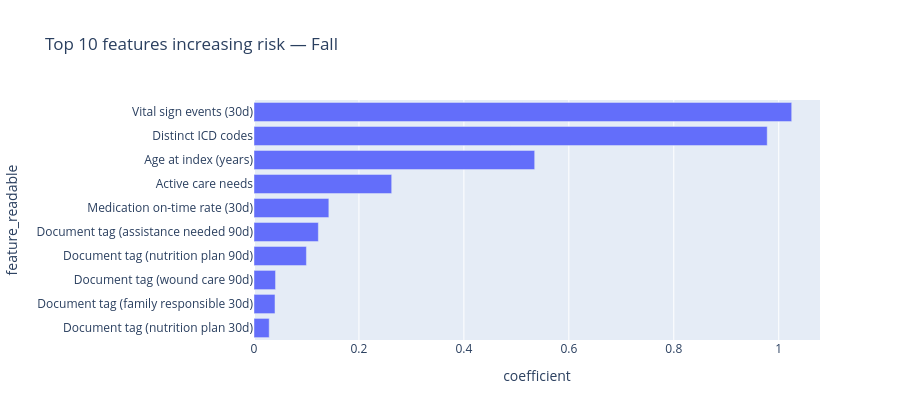
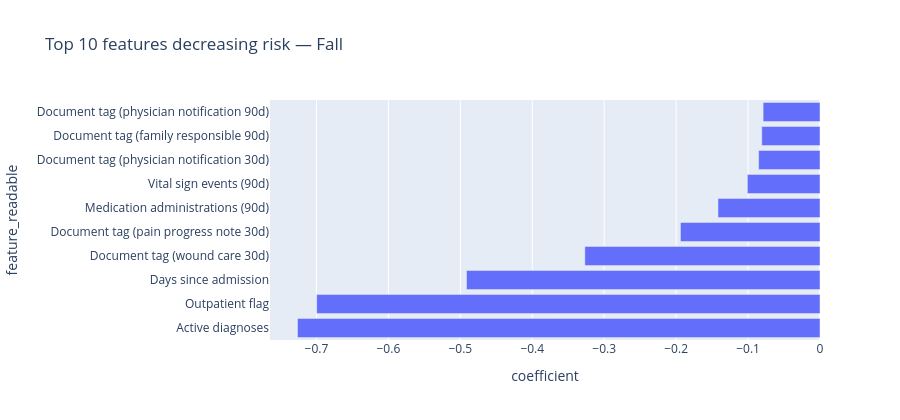
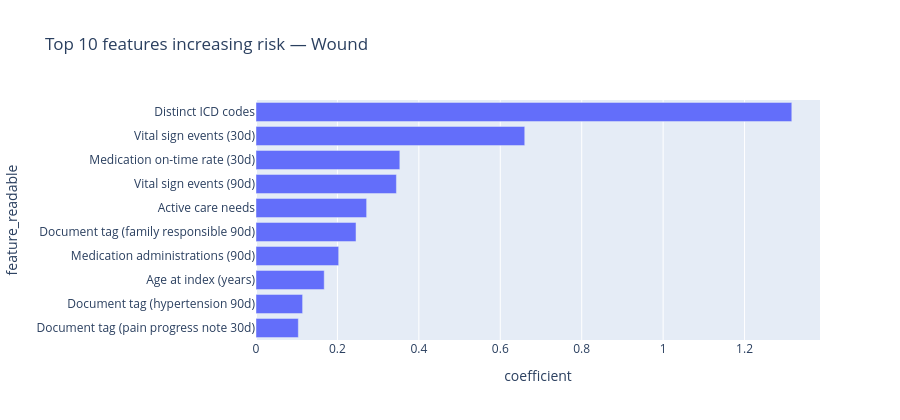
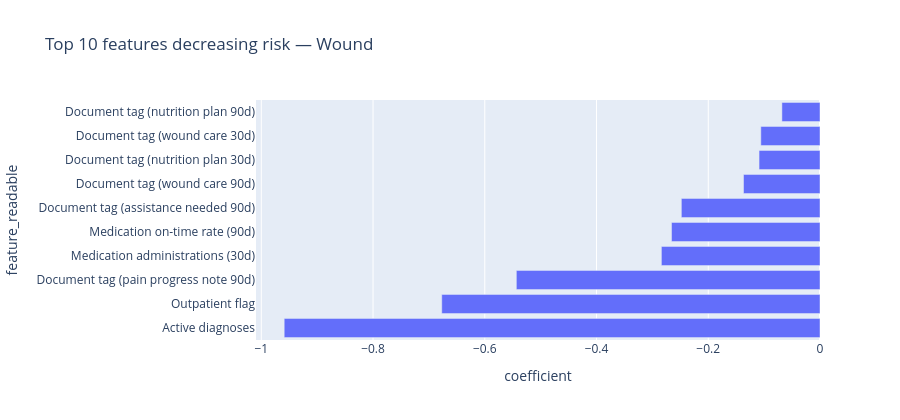

The notebook cell saved with these charts, in order:
### Code cell
def plot_top_features(incident_type, direction, n=10):
    sub = effects.loc[(effects['incident_type']==incident_type) & (effects['direction']==direction)]
    sub = sub.nlargest(n, 'abs_coefficient')
    title_dir = 'increasing' if direction == 'increases_risk' else 'decreasing'
    fig = px.bar(sub, x='coefficient', y='feature_readable', orientation='h',
        title=f'Top {n} features {title_dir} risk — {incident_type}')
    fig.update_layout(yaxis=dict(categoryorder='total ascending'), height=420)
    fig.show()

for lt in split_info['label_types']:
    plot_top_features(lt, 'increases_risk')
    plot_top_features(lt, 'decreases_risk')

### Figure 1 — Plotly figure (JSON) as saved in the notebook; plotly's stock layout.template omitted (floating-point values rounded to 4 significant figures)
{"data": [{"hovertemplate": "coefficient=%{x}<br>feature_readable=%{y}<extra></extra>", "legendgroup": "", "marker": {"color": "#636efa", "pattern": {"shape": ""}}, "name": "", "orientation": "h", "showlegend": false, "textposition": "auto", "type": "bar", "x": [1.025, 0.9781, 0.5349, 0.2624, 0.1426, 0.1226, 0.09991, 0.04105, 0.04, 0.02898], "xaxis": "x", "y": ["Vital sign events (30d)", "Distinct ICD codes", "Age at index (years)", "Active care needs", "Medication on-time rate (30d)", "Document tag (assistance needed 90d)", "Document tag (nutrition plan 90d)", "Document tag (wound care 90d)", "Document tag (family responsible 30d)", "Document tag (nutrition plan 30d)"], "yaxis": "y"}], "layout": {"barmode": "relative", "height": 420, "legend": {"tracegroupgap": 0}, "title": {"text": "Top 10 features increasing risk — Fall"}, "xaxis": {"anchor": "y", "domain": [0, 1], "title": {"text": "coefficient"}}, "yaxis": {"anchor": "x", "categoryorder": "total ascending", "domain": [0, 1], "title": {"text": "feature_readable"}}}}

### Figure 2 — Plotly figure (JSON) as saved in the notebook; plotly's stock layout.template omitted (floating-point values rounded to 4 significant figures)
{"data": [{"hovertemplate": "coefficient=%{x}<br>feature_readable=%{y}<extra></extra>", "legendgroup": "", "marker": {"color": "#636efa", "pattern": {"shape": ""}}, "name": "", "orientation": "h", "showlegend": false, "textposition": "auto", "type": "bar", "x": [-0.7264, -0.6997, -0.4914, -0.3269, -0.194, -0.1418, -0.101, -0.08532, -0.08093, -0.07907], "xaxis": "x", "y": ["Active diagnoses", "Outpatient flag", "Days since admission", "Document tag (wound care 30d)", "Document tag (pain progress note 30d)", "Medication administrations (90d)", "Vital sign events (90d)", "Document tag (physician notification 30d)", "Document tag (family responsible 90d)", "Document tag (physician notification 90d)"], "yaxis": "y"}], "layout": {"barmode": "relative", "height": 420, "legend": {"tracegroupgap": 0}, "title": {"text": "Top 10 features decreasing risk — Fall"}, "xaxis": {"anchor": "y", "domain": [0, 1], "title": {"text": "coefficient"}}, "yaxis": {"anchor": "x", "categoryorder": "total ascending", "domain": [0, 1], "title": {"text": "feature_readable"}}}}

### Figure 3 — Plotly figure (JSON) as saved in the notebook; plotly's stock layout.template omitted (floating-point values rounded to 4 significant figures)
{"data": [{"hovertemplate": "coefficient=%{x}<br>feature_readable=%{y}<extra></extra>", "legendgroup": "", "marker": {"color": "#636efa", "pattern": {"shape": ""}}, "name": "", "orientation": "h", "showlegend": false, "textposition": "auto", "type": "bar", "x": [1.316, 0.6601, 0.3533, 0.3449, 0.2717, 0.2457, 0.2031, 0.1676, 0.1145, 0.104], "xaxis": "x", "y": ["Distinct ICD codes", "Vital sign events (30d)", "Medication on-time rate (30d)", "Vital sign events (90d)", "Active care needs", "Document tag (family responsible 90d)", "Medication administrations (90d)", "Age at index (years)", "Document tag (hypertension 90d)", "Document tag (pain progress note 30d)"], "yaxis": "y"}], "layout": {"barmode": "relative", "height": 420, "legend": {"tracegroupgap": 0}, "title": {"text": "Top 10 features increasing risk — Wound"}, "xaxis": {"anchor": "y", "domain": [0, 1], "title": {"text": "coefficient"}}, "yaxis": {"anchor": "x", "categoryorder": "total ascending", "domain": [0, 1], "title": {"text": "feature_readable"}}}}

### Figure 4 — Plotly figure (JSON) as saved in the notebook; plotly's stock layout.template omitted (floating-point values rounded to 4 significant figures)
{"data": [{"hovertemplate": "coefficient=%{x}<br>feature_readable=%{y}<extra></extra>", "legendgroup": "", "marker": {"color": "#636efa", "pattern": {"shape": ""}}, "name": "", "orientation": "h", "showlegend": false, "textposition": "auto", "type": "bar", "x": [-0.959, -0.677, -0.5435, -0.2839, -0.2658, -0.2482, -0.1369, -0.1091, -0.1059, -0.06819], "xaxis": "x", "y": ["Active diagnoses", "Outpatient flag", "Document tag (pain progress note 90d)", "Medication administrations (30d)", "Medication on-time rate (90d)", "Document tag (assistance needed 90d)", "Document tag (wound care 90d)", "Document tag (nutrition plan 30d)", "Document tag (wound care 30d)", "Document tag (nutrition plan 90d)"], "yaxis": "y"}], "layout": {"barmode": "relative", "height": 420, "legend": {"tracegroupgap": 0}, "title": {"text": "Top 10 features decreasing risk — Wound"}, "xaxis": {"anchor": "y", "domain": [0, 1], "title": {"text": "coefficient"}}, "yaxis": {"anchor": "x", "categoryorder": "total ascending", "domain": [0, 1], "title": {"text": "feature_readable"}}}}
